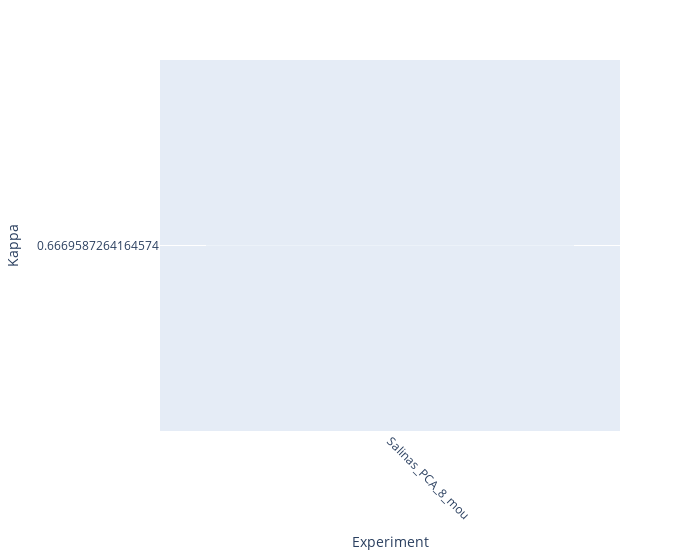

The notebook cell this image was saved under:
### Code cell
arr = np.array([[exp, dict_results[exp]['Kappa'][0]] for exp in dict_results])
sorted_data = arr[np.argsort(arr[:, 1])]


fig = px.bar({'Kappa':[data[1] for data in sorted_data],
              'Experiment': [data[0] for data in sorted_data]}, x='Experiment', y='Kappa',
              width=700)
fig.update_xaxes(tickangle=45)
fig.show()

### Figure 1 — Plotly figure (JSON) as saved in the notebook; plotly's stock layout.template omitted (floating-point values rounded to 4 significant figures)
{"data": [{"alignmentgroup": "True", "hovertemplate": "Experiment=%{x}<br>Kappa=%{y}<extra></extra>", "legendgroup": "", "marker": {"color": "#636efa", "pattern": {"shape": ""}}, "name": "", "offsetgroup": "", "orientation": "v", "showlegend": false, "textposition": "auto", "type": "bar", "x": ["Salinas_PCA_8_mou"], "xaxis": "x", "y": ["0.6669587264164574"], "yaxis": "y"}], "layout": {"barmode": "relative", "legend": {"tracegroupgap": 0}, "margin": {"t": 60}, "width": 700, "xaxis": {"anchor": "y", "domain": [0, 1], "tickangle": 45, "title": {"text": "Experiment"}}, "yaxis": {"anchor": "x", "domain": [0, 1], "title": {"text": "Kappa"}}}}
